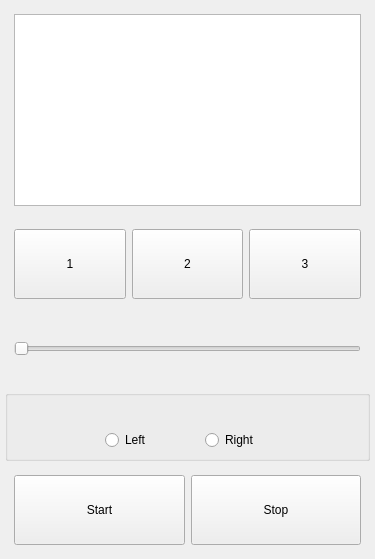
<?xml version="1.0" encoding="UTF-8"?>
<ui version="4.0">
 <class>Form</class>
 <widget class="QWidget" name="Form">
  <property name="geometry">
   <rect>
    <x>0</x>
    <y>0</y>
    <width>375</width>
    <height>559</height>
   </rect>
  </property>
  <property name="sizePolicy">
   <sizepolicy hsizetype="Expanding" vsizetype="Preferred">
    <horstretch>0</horstretch>
    <verstretch>0</verstretch>
   </sizepolicy>
  </property>
  <property name="windowTitle">
   <string>Fan</string>
  </property>
  <layout class="QVBoxLayout" name="verticalLayout_3">
   <property name="spacing">
    <number>5</number>
   </property>
   <property name="leftMargin">
    <number>5</number>
   </property>
   <property name="topMargin">
    <number>5</number>
   </property>
   <property name="rightMargin">
    <number>5</number>
   </property>
   <property name="bottomMargin">
    <number>5</number>
   </property>
   <item>
    <widget class="QWidget" name="widget_4" native="true">
     <property name="sizePolicy">
      <sizepolicy hsizetype="Expanding" vsizetype="Preferred">
       <horstretch>0</horstretch>
       <verstretch>0</verstretch>
      </sizepolicy>
     </property>
     <layout class="QHBoxLayout" name="horizontalLayout_3">
      <item>
       <widget class="QTextBrowser" name="display">
        <property name="enabled">
         <bool>true</bool>
        </property>
        <property name="sizePolicy">
         <sizepolicy hsizetype="Preferred" vsizetype="Preferred">
          <horstretch>0</horstretch>
          <verstretch>0</verstretch>
         </sizepolicy>
        </property>
        <property name="minimumSize">
         <size>
          <width>0</width>
          <height>70</height>
         </size>
        </property>
       </widget>
      </item>
     </layout>
    </widget>
   </item>
   <item>
    <widget class="QWidget" name="widget" native="true">
     <layout class="QHBoxLayout" name="horizontalLayout_2">
      <item>
       <widget class="QPushButton" name="speed1">
        <property name="minimumSize">
         <size>
          <width>0</width>
          <height>70</height>
         </size>
        </property>
        <property name="text">
         <string>1</string>
        </property>
       </widget>
      </item>
      <item>
       <widget class="QPushButton" name="speed2">
        <property name="minimumSize">
         <size>
          <width>0</width>
          <height>70</height>
         </size>
        </property>
        <property name="text">
         <string>2</string>
        </property>
       </widget>
      </item>
      <item>
       <widget class="QPushButton" name="speed3">
        <property name="minimumSize">
         <size>
          <width>0</width>
          <height>70</height>
         </size>
        </property>
        <property name="text">
         <string>3</string>
        </property>
       </widget>
      </item>
     </layout>
    </widget>
   </item>
   <item>
    <widget class="QWidget" name="widget_2" native="true">
     <layout class="QVBoxLayout" name="verticalLayout">
      <item>
       <widget class="QSlider" name="slide">
        <property name="minimum">
         <number>0</number>
        </property>
        <property name="maximum">
         <number>90</number>
        </property>
        <property name="singleStep">
         <number>2</number>
        </property>
        <property name="orientation">
         <enum>Qt::Horizontal</enum>
        </property>
        <property name="tickPosition">
         <enum>QSlider::NoTicks</enum>
        </property>
        <property name="tickInterval">
         <number>10</number>
        </property>
       </widget>
      </item>
     </layout>
    </widget>
   </item>
   <item>
    <widget class="QGroupBox" name="groupBox">
     <property name="title">
      <string/>
     </property>
     <widget class="QRadioButton" name="left">
      <property name="geometry">
       <rect>
        <x>100</x>
        <y>40</y>
        <width>49</width>
        <height>20</height>
       </rect>
      </property>
      <property name="sizePolicy">
       <sizepolicy hsizetype="Fixed" vsizetype="Fixed">
        <horstretch>0</horstretch>
        <verstretch>0</verstretch>
       </sizepolicy>
      </property>
      <property name="text">
       <string>Left</string>
      </property>
     </widget>
     <widget class="QRadioButton" name="right">
      <property name="geometry">
       <rect>
        <x>200</x>
        <y>40</y>
        <width>57</width>
        <height>20</height>
       </rect>
      </property>
      <property name="sizePolicy">
       <sizepolicy hsizetype="Fixed" vsizetype="Fixed">
        <horstretch>0</horstretch>
        <verstretch>0</verstretch>
       </sizepolicy>
      </property>
      <property name="text">
       <string>Right</string>
      </property>
     </widget>
    </widget>
   </item>
   <item>
    <widget class="QWidget" name="widget_3" native="true">
     <layout class="QHBoxLayout" name="horizontalLayout">
      <item>
       <widget class="QPushButton" name="start">
        <property name="minimumSize">
         <size>
          <width>0</width>
          <height>70</height>
         </size>
        </property>
        <property name="text">
         <string>Start</string>
        </property>
       </widget>
      </item>
      <item>
       <widget class="QPushButton" name="stop">
        <property name="minimumSize">
         <size>
          <width>0</width>
          <height>70</height>
         </size>
        </property>
        <property name="text">
         <string>Stop</string>
        </property>
       </widget>
      </item>
     </layout>
    </widget>
   </item>
  </layout>
 </widget>
 <resources/>
 <connections/>
</ui>
